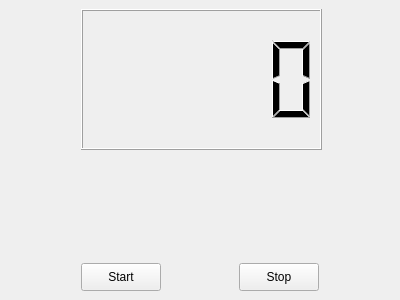
<?xml version="1.0" encoding="UTF-8"?>
<ui version="4.0">
 <class>Widget</class>
 <widget class="QWidget" name="Widget">
  <property name="geometry">
   <rect>
    <x>0</x>
    <y>0</y>
    <width>400</width>
    <height>300</height>
   </rect>
  </property>
  <property name="windowTitle">
   <string>Widget</string>
  </property>
  <widget class="QPushButton" name="pushButtonStart">
   <property name="geometry">
    <rect>
     <x>81</x>
     <y>263</y>
     <width>80</width>
     <height>28</height>
    </rect>
   </property>
   <property name="text">
    <string>Start</string>
   </property>
  </widget>
  <widget class="QPushButton" name="pushButtonStop">
   <property name="geometry">
    <rect>
     <x>239</x>
     <y>263</y>
     <width>80</width>
     <height>28</height>
    </rect>
   </property>
   <property name="text">
    <string>Stop</string>
   </property>
  </widget>
  <widget class="QLCDNumber" name="lcdNumber">
   <property name="geometry">
    <rect>
     <x>81</x>
     <y>9</y>
     <width>241</width>
     <height>141</height>
    </rect>
   </property>
  </widget>
 </widget>
 <layoutdefault spacing="6" margin="11"/>
 <resources/>
 <connections/>
</ui>
